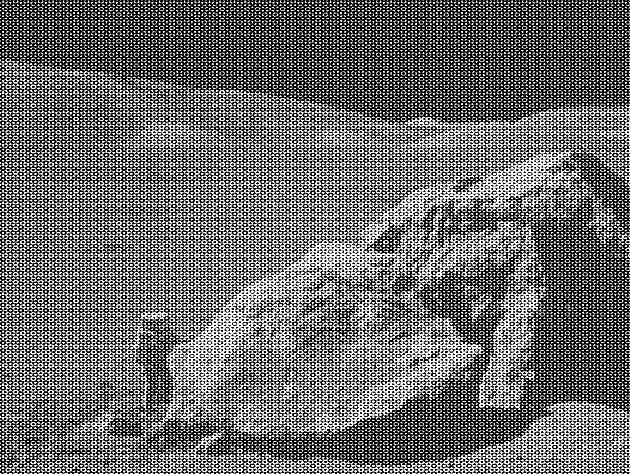
#> input picture moonlanding.png, 630 x 474 px
$ jupyter execute --allow-errors 109ex_Algorithms.ipynb   (shell and % lines are left out)
#> lines starting #> are read from the running program, lines starting #| are printed output that depends on the picture
[cell 1]
import numpy as np
import numpy.random as rnd
from scipy import linalg as la
import pylab
from scipy.interpolate import interp1d
from scipy import optimize, fftpack
import scipy
import matplotlib.pyplot as plt

1\. **Maximum wind speed prediction at the Sprogø station**

The exercise goal is to predict the maximum wind speed occurring every 50 years even if no measure exists for such a period. The available data are only measured over 21 years at the Sprogø meteorological station located in Denmark.

The annual maxima are supposed to fit a normal probability density function. However such function is not going to be estimated because it gives a probability from a wind speed maxima. Finding the maximum wind speed occurring every 50 years requires the opposite approach, the result needs to be found from a defined probability. That is the quantile function role and the exercise goal will be to find it. In the current model, it is supposed that the maximum wind speed occurring every 50 years is defined as the upper 2% quantile.

By definition, the quantile function is the inverse of the cumulative distribution function. The latter describes the probability distribution of an annual maxima. In the exercise, the cumulative probability $p_i$ for a given year i is defined as $p_i = i/(N+1)$ with $N = 21$, the number of measured years. Thus it will be possible to calculate the cumulative probability of every measured wind speed maxima. From those experimental points, the scipy.interpolate module will be very useful for fitting the quantile function. Finally the 50 years maxima is going to be evaluated from the cumulative probability of the 2% quantile.

Practically, load the dataset:

```python
import numpy as np
max_speeds = np.load('max-speeds.npy')
years_nb = max_speeds.shape[0]
```

Compute then the cumulative probability $p_i$ (`cprob`) and sort the maximum speeds from the data. Use then the  UnivariateSpline from scipy.interpolate to define a quantile function and thus estimate the probabilities.

In the current model, the maximum wind speed occurring every 50 years is defined as the upper 2% quantile. As a result, the cumulative probability value will be:

```python
fifty_prob = 1. - 0.02
```

So the storm wind speed occurring every 50 years can be guessed as:

``` python
fifty_wind = quantile_func(fifty_prob)
```

#> (a cell that did not finish here is left out)

2\. **Curve fitting of temperature in Alaska**

The temperature extremes in Alaska for each month, starting in January, are given by (in degrees Celcius):

max:  17,  19,  21,  28,  33,  38, 37,  37,  31,  23,  19,  18

min: -62, -59, -56, -46, -32, -18, -9, -13, -25, -46, -52, -58

* Plot these temperature extremes.
* Define a function that can describe min and max temperatures.
* Fit this function to the data with scipy.optimize.curve_fit().
* Plot the result. Is the fit reasonable? If not, why?
* Is the time offset for min and max temperatures the same within the fit accuracy?

[cell 3]
maxs = np.array([ 21, 28, 33, 38, 37, 37, 31, 23, 19, 18])
mins = np.array([-62, -59, -56, -46, -32, -18, -9, -13, -25, -46, -52, -58])
tm= np.arange(maxs.shape[0])
t2= np.arange(mins.shape[0])
plt.scatter(tm,maxs)
plt.scatter(t2,mins)
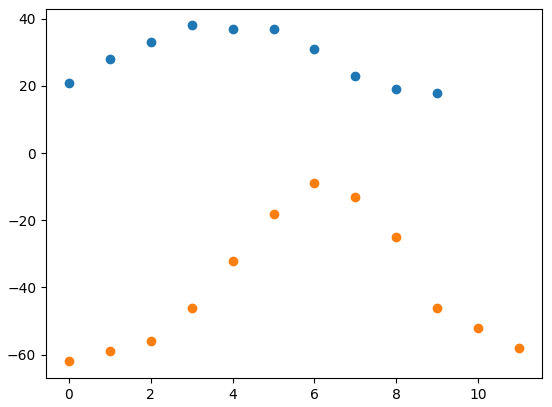
#> figure drawn by matplotlib, 1 panel

[cell 4]
def sen(x, omega, traslation, amplitude, offset):
    return amplitude*np.sin(omega*(x-offset))

popt, popcov = optimize.curve_fit(sen, tm, maxs)
#popt2, popcov2 = optimize.curve_fit(sen, t2, mins)
plt.scatter(tm,maxs)
plt.scatter(t2,mins)
plt.scatter(tm,sen(tm,*popt))
#plt.scatter(t2,sen(t2,*popt2))

3\. **2D minimization of a six-hump camelback function**

$$
f(x,y) = \left(4-2.1x^2+\frac{x^4}{3} \right) x^2 +xy + (4y^2 -4)y^2
$$

has multiple global and local minima. Find the global minima of this function.

Hints:

* Variables can be restricted to $-2 < x < 2$ and $-1 < y < 1$.
* Use numpy.meshgrid() and pylab.imshow() to find visually the regions.
* Use scipy.optimize.minimize(), optionally trying out several of its methods.

How many global minima are there, and what is the function value at those points? What happens for an initial guess of $(x, y) = (0, 0)$ ?

[cell 5]
x = np.linspace(-2,2)
y = np.linspace(-1,1)
a = np.meshgrid(x, y)
#> (the rest of this cell did not finish here and is left out)

4\. **FFT of a simple dataset**

Performe a periodicity analysis on the lynxs-hares population

5\. **FFT of an image**

* Examine the provided image `moonlanding.png`, which is heavily contaminated with periodic noise. In this exercise, we aim to clean up the noise using the Fast Fourier Transform.
* Load the image using pylab.imread().
* Find and use the 2-D FFT function in scipy.fftpack, and plot the spectrum (Fourier transform of) the image. Do you have any trouble visualising the spectrum? If so, why?
* The spectrum consists of high and low frequency components. The noise is contained in the high-frequency part of the spectrum, so set some of those components to zero (use array slicing).
* Apply the inverse Fourier transform to see the resulting image.

[cell 6]
moon = pylab.imread('moonlanding.png')
#> moon is the input picture: shape (474, 630) float32; min 0, max 1, mean 0.424
plt.plot(moon)
plt.show()
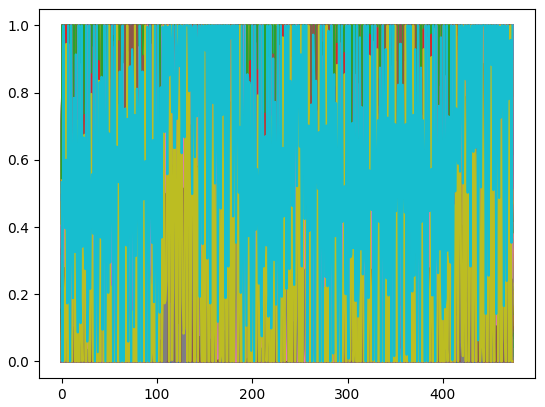
#> figure drawn by matplotlib, 1 panel; curve peaks at x = 7, y = 1; curve peaks at x = 401, y = 0.753; curve peaks at x = 5, y = 1
moon_fft = fftpack.fft2(moon, overwrite_x=False)
freqs = fftpack.fftfreq(moon.size)
axes = plt.axes([0.55, 0.3, 0.3, 0.5])
plt.plot(np.abs(moon_fft))
plt.show()
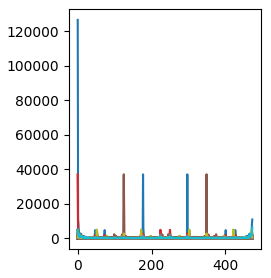
#> figure drawn by matplotlib, 1 panel; curve peaks at x = 0, y = 126598.5; curve peaks at x = 1, y = 6111.5; curve peaks at x = 3, y = 4414.7
